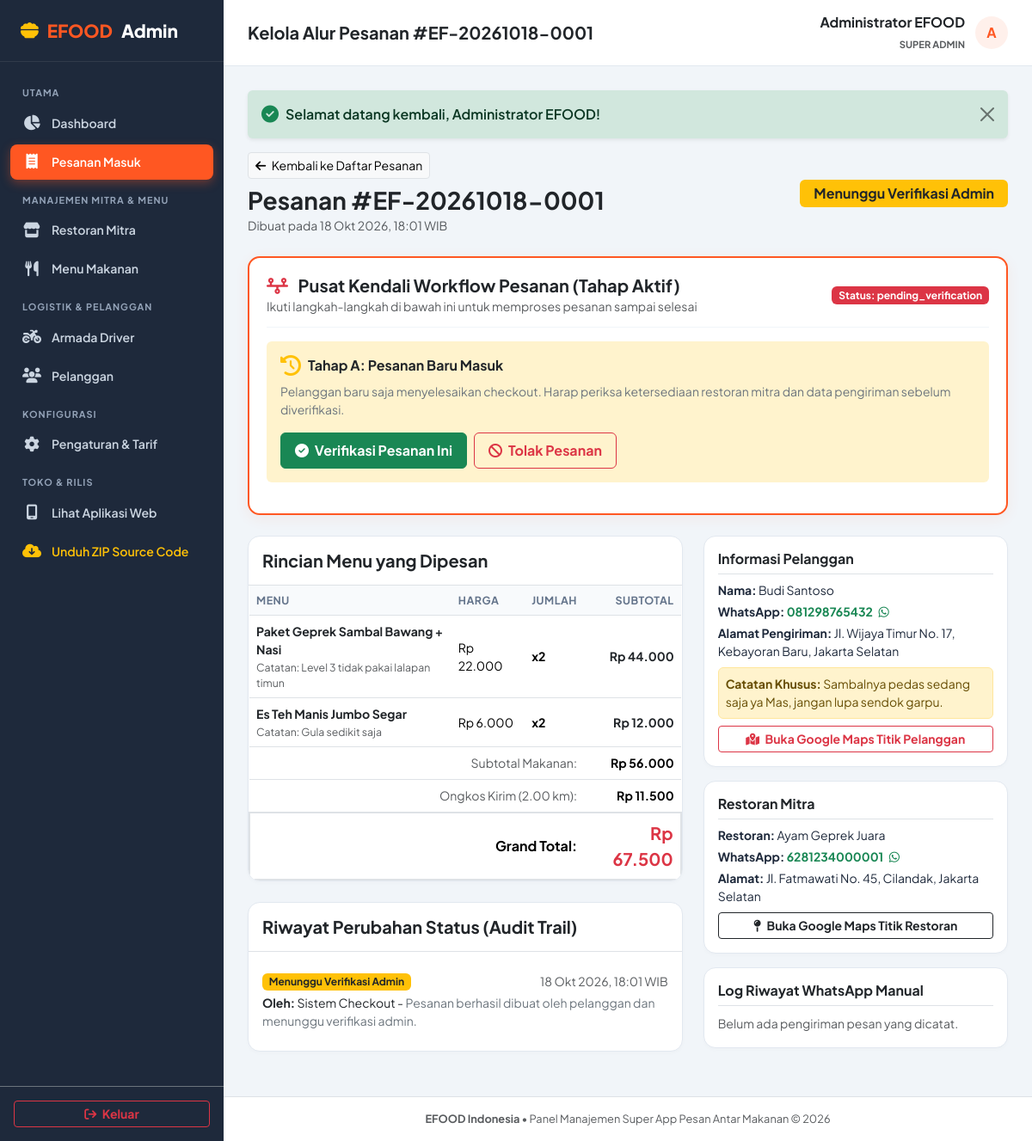
The app's page /public/admin/pesanan/EF-20261018-0001 (signed in) with its own data.
### tables this page shows
CREATE TABLE `orders` (
  `id` INT UNSIGNED AUTO_INCREMENT PRIMARY KEY,
  `order_number` VARCHAR(30) NOT NULL UNIQUE,
  `customer_id` INT UNSIGNED NOT NULL,
  `restaurant_id` INT UNSIGNED NOT NULL,
  `driver_id` INT UNSIGNED NULL,
  `status` ENUM(
    'pending_verification',
    'verified',
    'restaurant_processing',
    'ready_for_delivery',
    'assigned_to_driver',
    'picked_up',
    'on_delivery',
    'delivered',
    'rejected',
    'cancelled',
    'delivery_failed'
  ) NOT NULL DEFAULT 'pending_verification',
  `payment_method` ENUM('cod', 'transfer') NOT NULL DEFAULT 'cod',
  `payment_status` ENUM('unpaid', 'paid') NOT NULL DEFAULT 'unpaid',
  `subtotal` DECIMAL(12, 2) NOT NULL,
  `delivery_fee` DECIMAL(12, 2) NOT NULL DEFAULT 0.00,
  `discount_amount` DECIMAL(12, 2) NOT NULL DEFAULT 0.00,
  `grand_total` DECIMAL(12, 2) NOT NULL,
  `customer_name` VARCHAR(100) NOT NULL,
  `customer_phone` VARCHAR(25) NOT NULL,
  `delivery_address` TEXT NOT NULL,
  `delivery_latitude` DECIMAL(10, 8) NOT NULL,
  `delivery_longitude` DECIMAL(11, 8) NOT NULL,
  `distance_km` DECIMAL(6, 2) NOT NULL DEFAULT 1.00,
  `customer_note` TEXT NULL,
  `verified_by` INT UNSIGNED NULL,
  `verified_at` DATETIME NULL,
  `created_at` TIMESTAMP DEFAULT CURRENT_TIMESTAMP,
  `updated_at` TIMESTAMP DEFAULT CURRENT_TIMESTAMP ON UPDATE CURRENT_TIMESTAMP,
  FOREIGN KEY (`customer_id`) REFERENCES `users`(`id`),
  FOREIGN KEY (`restaurant_id`) REFERENCES `restaurants`(`id`),
  FOREIGN KEY (`driver_id`) REFERENCES `drivers`(`id`) ON DELETE SET NULL,
  FOREIGN KEY (`verified_by`) REFERENCES `users`(`id`) ON DELETE SET NULL,
  INDEX `idx_orders_status` (`status`),
  INDEX `idx_orders_customer` (`customer_id`),
  INDEX `idx_orders_number` (`order_number`)
);

CREATE TABLE `order_items` (
  `id` INT UNSIGNED AUTO_INCREMENT PRIMARY KEY,
  `order_id` INT UNSIGNED NOT NULL,
  `menu_item_id` INT UNSIGNED NULL,
  `menu_name_snapshot` VARCHAR(150) NOT NULL,
  `price_snapshot` DECIMAL(12, 2) NOT NULL,
  `quantity` INT UNSIGNED NOT NULL,
  `subtotal` DECIMAL(12, 2) NOT NULL,
  `notes` VARCHAR(255) NULL,
  FOREIGN KEY (`order_id`) REFERENCES `orders`(`id`) ON DELETE CASCADE,
  FOREIGN KEY (`menu_item_id`) REFERENCES `menu_items`(`id`) ON DELETE SET NULL,
  INDEX `idx_order_items_order` (`order_id`)
);

CREATE TABLE `order_status_history` (
  `id` INT UNSIGNED AUTO_INCREMENT PRIMARY KEY,
  `order_id` INT UNSIGNED NOT NULL,
  `old_status` VARCHAR(50) NULL,
  `new_status` VARCHAR(50) NOT NULL,
  `changed_by` VARCHAR(100) NOT NULL DEFAULT 'System',
  `note` TEXT NULL,
  `created_at` TIMESTAMP DEFAULT CURRENT_TIMESTAMP,
  FOREIGN KEY (`order_id`) REFERENCES `orders`(`id`) ON DELETE CASCADE,
  INDEX `idx_history_order` (`order_id`)
);

CREATE TABLE `restaurants` (
  `id` INT UNSIGNED AUTO_INCREMENT PRIMARY KEY,
  `name` VARCHAR(150) NOT NULL,
  `slug` VARCHAR(160) NOT NULL UNIQUE,
  `description` TEXT NULL,
  `address` TEXT NOT NULL,
  `latitude` DECIMAL(10, 8) NOT NULL DEFAULT -6.20000000,
  `longitude` DECIMAL(11, 8) NOT NULL DEFAULT 106.81666600,
  `whatsapp` VARCHAR(25) NOT NULL,
  `opening_time` TIME NOT NULL DEFAULT '08:00:00',
  `closing_time` TIME NOT NULL DEFAULT '22:00:00',
  `minimum_order` DECIMAL(12, 2) NOT NULL DEFAULT 10000.00,
  `preparation_time` INT NOT NULL DEFAULT 20,  
  `logo` VARCHAR(255) NULL,
  `cover_image` VARCHAR(255) NULL,
  `rating` DECIMAL(3, 2) NOT NULL DEFAULT 4.80,
  `status` ENUM('active', 'inactive') NOT NULL DEFAULT 'active',
  `created_at` TIMESTAMP DEFAULT CURRENT_TIMESTAMP,
  `updated_at` TIMESTAMP DEFAULT CURRENT_TIMESTAMP ON UPDATE CURRENT_TIMESTAMP,
  INDEX `idx_restaurants_status` (`status`),
  INDEX `idx_restaurants_slug` (`slug`)
);

### resources/views/admin/orders/detail.php (the view, shortened to what the rows shown need)
<?php
$status = $order['status'];
$resMaps = "https://www.google.com/maps/dir/?api=1&destination=" . $order['restaurant_latitude'] . "," . $order['restaurant_longitude'];
$custMaps = "https://www.google.com/maps/dir/?api=1&destination=" . $order['delivery_latitude'] . "," . $order['delivery_longitude'];
?>
<div class="admin-main">
    <main class="admin-content">
        <div class="d-flex align-items-center justify-content-between mb-4">
            <div>
                <a href="<?= View::url('admin/pesanan') ?>" class="btn btn-sm btn-light border mb-2">
                    <i class="fa-solid fa-arrow-left me-1"></i> Kembali ke Daftar Pesanan
                </a>
                <h3 class="fw-bold mb-0 text-dark">Pesanan #<?= Security::escape($order['order_number']) ?></h3>
                <small class="text-muted">Dibuat pada <?= Format::datetime($order['created_at']) ?></small>
            </div>
            <div class="text-end">
                <span class="badge fs-6 px-3 py-2 <?= Format::statusBadgeClass($order['status']) ?>">
                    <?= Format::statusLabel($order['status']) ?>
                </span>
            </div>
        </div>
        <div class="workflow-box mb-4">
            <div class="workflow-header">
                <div>
                    <h5 class="fw-bold text-dark mb-0">
                        <i class="fa-solid fa-timeline text-danger me-2"></i> Pusat Kendali Workflow Pesanan (Tahap Aktif)
                    </h5>
                    <small class="text-muted">Ikuti langkah-langkah di bawah ini untuk memproses pesanan sampai selesai</small>
                </div>
                <span class="badge bg-danger text-white">Status: <?= Security::escape($order['status']) ?></span>
            </div>
            <?php if ($status === 'pending_verification'): ?>
                <div class="alert alert-warning border-0 p-3 mb-3">
                    <div class="d-flex align-items-center mb-2">
                        <i class="fa-solid fa-clock-rotate-left fs-4 text-warning me-2"></i>
                        <h6 class="fw-bold mb-0 text-dark">Tahap A: Pesanan Baru Masuk</h6>
                    </div>
                    <p class="small text-secondary mb-3">
                        Pelanggan baru saja menyelesaikan checkout. Harap periksa ketersediaan restoran mitra dan data pengiriman sebelum diverifikasi.
                    </p>
                    <div class="d-flex flex-wrap gap-2">
                        <form action="<?= View::url('admin/pesanan/verify') ?>" method="POST">
                            <button type="submit" class="btn btn-success fw-bold px-3 py-2">
                                <i class="fa-solid fa-check-circle me-1"></i> Verifikasi Pesanan Ini
                            </button>
                        </form>
                        <button type="button" class="btn btn-outline-danger fw-bold px-3 py-2" data-bs-toggle="modal" data-bs-target="#rejectModal">
                            <i class="fa-solid fa-ban me-1"></i> Tolak Pesanan
                        </button>
                    </div>
                </div>
            <?php endif; ?>
        </div>
        <div class="row g-4 mb-4">
            <div class="col-lg-7">
                <div class="admin-table-card mb-4">
                    <div class="p-3 border-bottom">
                        <h5 class="fw-bold mb-0 text-dark">Rincian Menu yang Dipesan</h5>
                    </div>
                    <div class="table-responsive">
                        <table class="table mb-0">
                            <thead>
                                <tr>
                                    <th>Menu</th>
                                    <th>Harga</th>
                                    <th>Jumlah</th>
                                    <th class="text-end">Subtotal</th>
                                </tr>
                            </thead>
                            <tbody>
                                <?php foreach ($items as $it): ?>
                                    <tr>
                                        <td>
                                            <div class="fw-bold text-dark"><?= Security::escape($it['menu_name_snapshot']) ?></div>
                                            <?php if (!empty($it['notes'])): ?>
                                                <small class="text-muted d-block">Catatan: <?= Security::escape($it['notes']) ?></small>
                                            <?php endif; ?>
                                        </td>
                                        <td><?= Format::rupiah($it['price_snapshot']) ?></td>
                                        <td class="fw-bold">x<?= $it['quantity'] ?></td>
                                        <td class="text-end fw-bold text-dark"><?= Format::rupiah($it['subtotal']) ?></td>
                                    </tr>
                                <?php endforeach; ?>
                            </tbody>
                            <tfoot class="bg-light">
                                <tr>
                                    <td colspan="3" class="text-end text-muted">Subtotal Makanan:</td>
                                    <td class="text-end fw-bold"><?= Format::rupiah($order['subtotal']) ?></td>
                                </tr>
                                <tr>
                                    <td colspan="3" class="text-end text-muted">Ongkos Kirim (<?= $order['distance_km'] ?> km):</td>
                                    <td class="text-end fw-bold"><?= Format::rupiah($order['delivery_fee']) ?></td>
                                </tr>
                                <tr class="border-top border-2">
                                    <td colspan="3" class="text-end fw-bold fs-6">Grand Total:</td>
                                    <td class="text-end fw-bold fs-5 text-danger"><?= Format::rupiah($order['grand_total']) ?></td>
                                </tr>
                            </tfoot>
                        </table>
                    </div>
                </div>
                <div class="admin-table-card">
                    <div class="p-3 border-bottom">
                        <h5 class="fw-bold mb-0 text-dark">Riwayat Perubahan Status (Audit Trail)</h5>
                    </div>
                    <div class="p-3">
                        <ul class="list-group list-group-flush">
                            <?php foreach ($history as $h): ?>
                                <li class="list-group-item px-0 py-2">
                                    <div class="d-flex justify-content-between align-items-center">
                                        <span class="badge <?= Format::statusBadgeClass($h['new_status']) ?>">
                                            <?= Format::statusLabel($h['new_status']) ?>
                                        </span>
                                        <small class="text-muted"><?= Format::datetime($h['created_at']) ?></small>
                                    </div>
                                    <div class="small text-dark mt-1">
                                        <b>Oleh:</b> <?= Security::escape($h['changed_by']) ?>
                                        <?php if (!empty($h['note'])): ?>
                                            - <span class="text-secondary"><?= Security::escape($h['note']) ?></span>
                                        <?php endif; ?>
                                    </div>
                                </li>
                            <?php endforeach; ?>
                        </ul>
                    </div>
                </div>
            </div>
            <div class="col-lg-5">
                <div class="admin-table-card mb-3 p-3">
                    <h6 class="fw-bold text-dark border-bottom pb-2 mb-2">Informasi Pelanggan</h6>
                    <div class="small mb-1"><b>Nama:</b> <?= Security::escape($order['customer_name']) ?></div>
                    <div class="small mb-1">
                        <b>WhatsApp:</b> <a href="https://wa.me/<?= Security::escape($order['customer_phone']) ?>" target="_blank" class="text-success text-decoration-none fw-bold"><?= Security::escape($order['customer_phone']) ?> <i class="fa-brands fa-whatsapp ms-1"></i></a>
                    </div>
                    <div class="small mb-2"><b>Alamat Pengiriman:</b> <?= Security::escape($order['delivery_address']) ?></div>
                    <?php if (!empty($order['customer_note'])): ?>
                        <div class="small alert alert-warning p-2 mb-2">
                            <b>Catatan Khusus:</b> <?= Security::escape($order['customer_note']) ?>
                        </div>
                    <?php endif; ?>
                    <a href="<?= $custMaps ?>" target="_blank" class="btn btn-sm btn-outline-danger w-100 fw-bold">
                        <i class="fa-solid fa-map-location-dot me-1"></i> Buka Google Maps Titik Pelanggan
                    </a>
                </div>
                <div class="admin-table-card mb-3 p-3">
                    <h6 class="fw-bold text-dark border-bottom pb-2 mb-2">Restoran Mitra</h6>
                    <div class="small mb-1"><b>Restoran:</b> <?= Security::escape($order['restaurant_name']) ?></div>
                    <div class="small mb-1">
                        <b>WhatsApp:</b> <a href="https://wa.me/<?= Security::escape($order['restaurant_whatsapp']) ?>" target="_blank" class="text-success text-decoration-none fw-bold"><?= Security::escape($order['restaurant_whatsapp']) ?> <i class="fa-brands fa-whatsapp ms-1"></i></a>
                    </div>
                    <div class="small mb-2"><b>Alamat:</b> <?= Security::escape($order['restaurant_address']) ?></div>
                    <a href="<?= $resMaps ?>" target="_blank" class="btn btn-sm btn-outline-dark w-100 fw-bold">
                        <i class="fa-solid fa-map-pin me-1"></i> Buka Google Maps Titik Restoran
                    </a>
                </div>
                <div class="admin-table-card p-3">
                    <h6 class="fw-bold text-dark border-bottom pb-2 mb-2">Log Riwayat WhatsApp Manual</h6>
                    <?php if (empty($waLogs)): ?>
                        <small class="text-muted">Belum ada pengiriman pesan yang dicatat.</small>
                    <?php endif; ?>
                </div>
            </div>
        </div>
    </main>

### routes/web.php (shortened to what the rows shown need)
<?php
class Router
{
    private static array $routes = [];
    public static function get(string $path, array $handler, array $middlewares = []): void
    {
        self::$routes['GET'][] = ['path' => $path, 'handler' => $handler, 'middlewares' => $middlewares];
    }
    public static function post(string $path, array $handler, array $middlewares = []): void
    {
        self::$routes['POST'][] = ['path' => $path, 'handler' => $handler, 'middlewares' => $middlewares];
    }
    public static function dispatch(string $method, string $uri): void
    {
        $uri = strtok($uri, '?');
        $uri = trim($uri, '/');
        $routesForMethod = self::$routes[$method] ?? [];
        foreach ($routesForMethod as $route) {
            $pattern = trim($route['path'], '/');
            $regex = preg_replace('/\{([a-zA-Z0-9_]+)\}/', '([^/]+)', $pattern);
            $regex = "#^" . $regex . "$#";
            if (preg_match($regex, $uri, $matches)) {
                array_shift($matches);
                [$controllerClass, $actionMethod] = $route['handler'];
                $controller = new $controllerClass();
                call_user_func_array([$controller, $actionMethod], $matches);
                return;
            }
        }
    }
}

### records on screen
orders: order_number "EF-20261018-0001", created_at "18 Okt 2026, 18:01 WIB", status "Menunggu Verifikasi Admin", status "pending_verification", subtotal "Rp 56.000", distance_km "2.00", delivery_fee "Rp 11.500", grand_total "Rp 67.500", customer_name "Budi Santoso", customer_phone "081298765432", delivery_address "Jl. Wijaya Timur No. 17, Kebayoran Baru, Jakarta Selatan", customer_note "Sambalnya pedas sedang saja ya Mas, jangan lupa sendok garpu.", restaurant.name "Ayam Geprek Juara", restaurant.whatsapp "6281234000001", restaurant.address "Jl. Fatmawati No. 45, Cilandak, Jakarta Selatan"
order_items: menu_name_snapshot "Paket Geprek Sambal Bawang + Nasi", notes "Level 3 tidak pakai lalapan timun", price_snapshot "Rp 22.000", quantity "2", subtotal "Rp 44.000"
order_items: menu_name_snapshot "Es Teh Manis Jumbo Segar", notes "Gula sedikit saja", price_snapshot "Rp 6.000", quantity "2", subtotal "Rp 12.000"
order_status_history: new_status "Menunggu Verifikasi Admin", created_at "18 Okt 2026, 18:01 WIB", changed_by "Sistem Checkout", note "Pesanan berhasil dibuat oleh pelanggan dan menunggu verifikasi admin."
